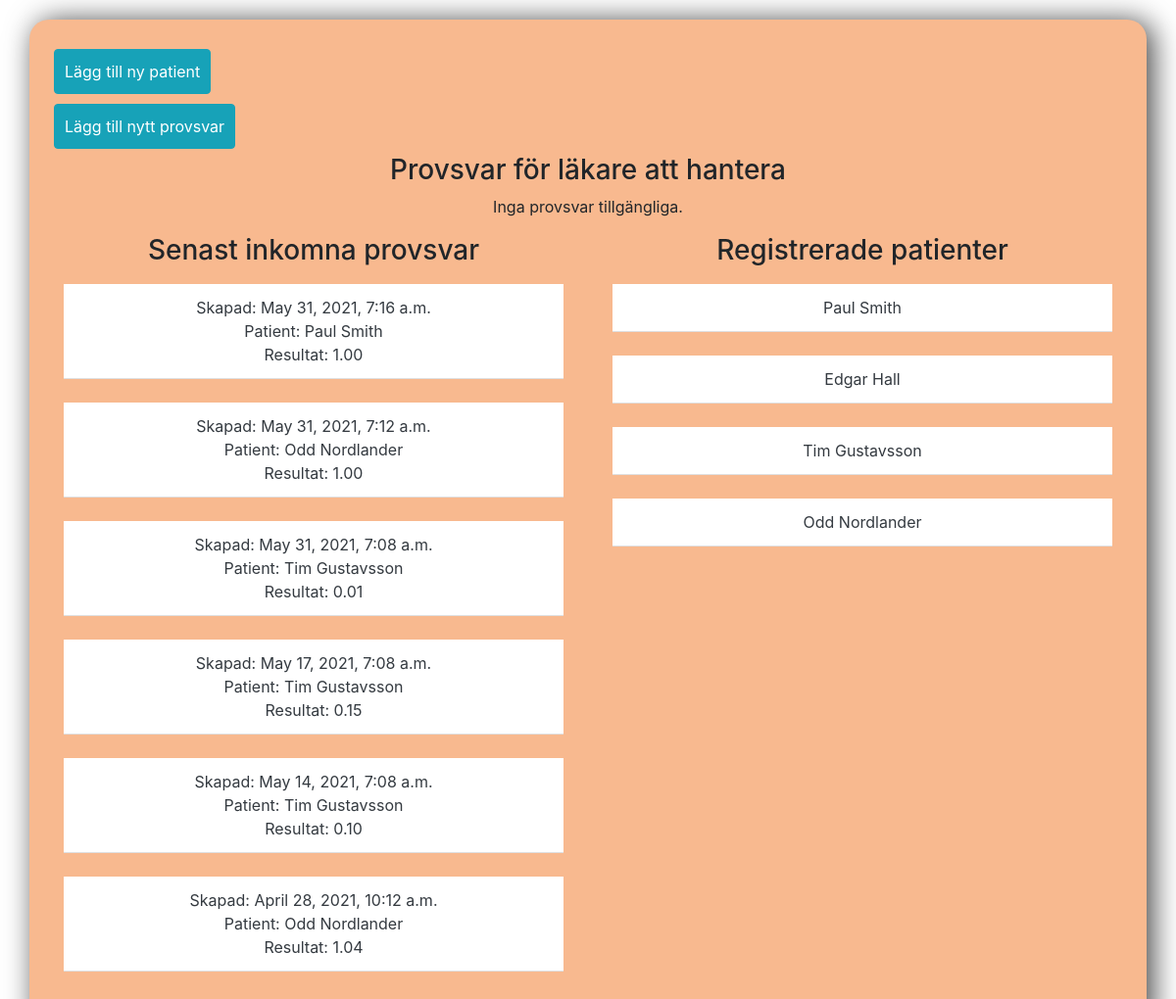
Before: / with the older database file.
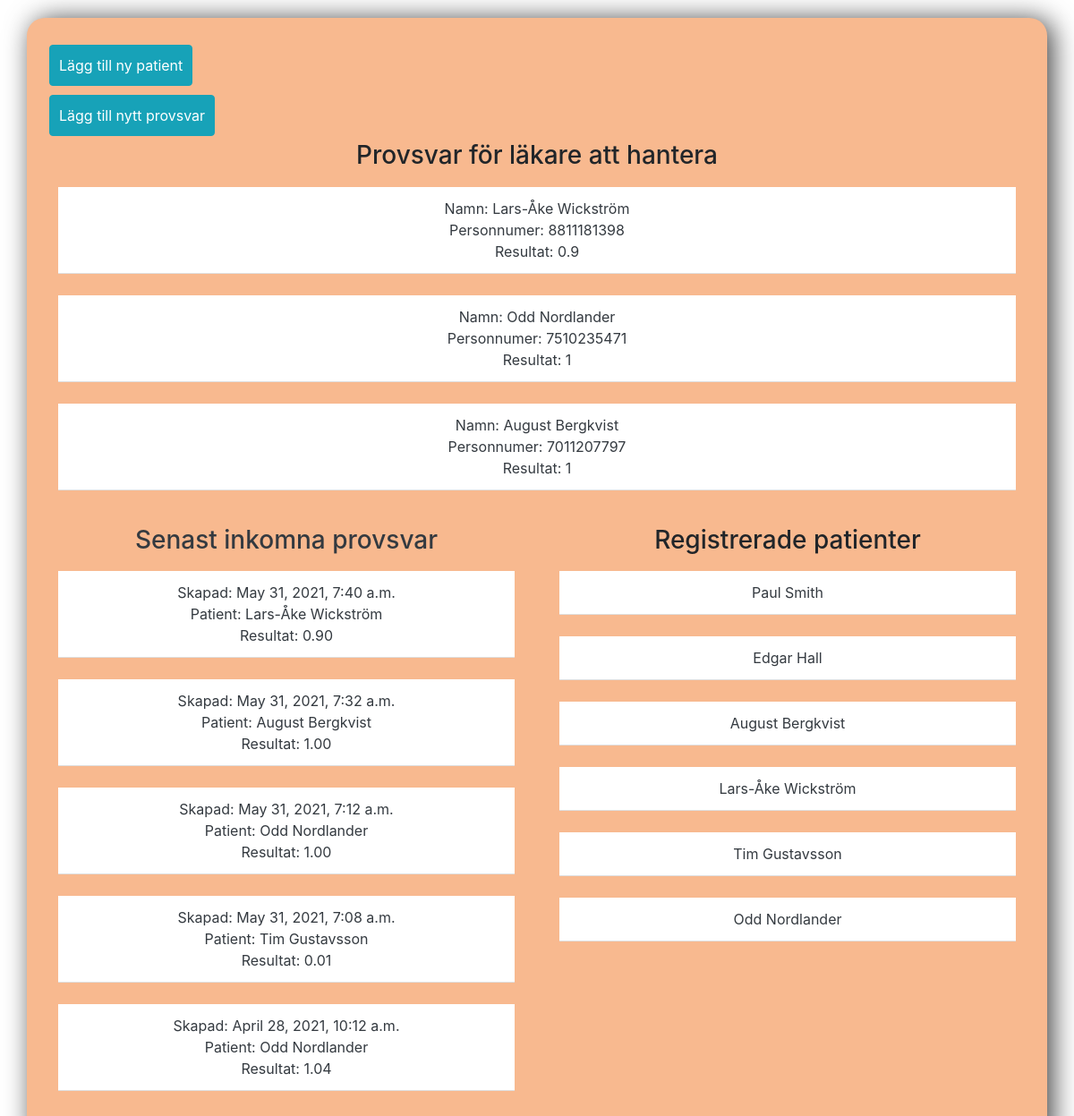
After: the same page with the newer database file.
### psa/models.py (models this page shows, shortened)
class Provsvar(models.Model):
	created = models.DateTimeField(auto_now_add=True)
	result = models.DecimalField(max_digits=5, decimal_places=2)
	done = models.CharField(max_length=100, default='False')
	ssn = models.ForeignKey(Patient, default='None', verbose_name="Kopplad patient", on_delete=models.SET_DEFAULT, validators=[validate_ssn, read_from_db])
	class Meta:
		verbose_name_plural = "Provsvar"

class Patient(models.Model):
	ssn = models.BigIntegerField(validators=[validate_ssn],primary_key=True, unique=True)
	namn = models.CharField(max_length=100)
	gata = models.CharField(max_length=50)
	postort = models.CharField(max_length=50)
	postnr = models.IntegerField(validators=[validate_postnr])
	mail = models.EmailField(max_length=50)
	operationsdatum = models.DateField()
	created = models.DateField(auto_now_add=True)
	kallelsedatum = models.DateField()
	class Meta:
		verbose_name_plural = "Patienter"
	def __str__(self):
		return self.namn

class Hantera(models.Model):
	ssn = models.BigIntegerField(validators=[validate_ssn],primary_key=True, unique=True)
	name = models.CharField(max_length=150)
	result = models.CharField(max_length=150)
	class Meta:
		verbose_name_plural = "Hantera"

### psa/views.py (the view)
# urls.py: path('', views.IndexView.as_view(), name='index'),
class IndexView(generic.ListView):
    template_name = 'psa/index.html'
    context_object_name = 'latest_provsvar_list'
    def get_context_data(self, **kwargs):
        context = super(IndexView, self).get_context_data(**kwargs)
        context.update({
            'latest_provsvar_list': Provsvar.objects.order_by('-created')[:10],
            'patient_list': Patient.objects.order_by('-created'),
            'hantera_list': Hantera.objects.order_by('-ssn'),
        })
        return context
    def get_queryset(self):
        return Patient.objects.all(), Hantera.objects.all()

### psa/templates/psa/index.html (shortened to what this page needs)
{% load static %}
<link rel="stylesheet" href="https://cdn.jsdelivr.net/npm/bootstrap@4.6.0/dist/css/bootstrap.min.css">
<div class="center-column">
    <div class="box">
        <div class = "menu">
            <a class="btn btn-info" href="{% url 'psa:add_patient' %}">Lägg till ny patient</a>
            <a class="btn btn-info" href="{% url 'psa:add_provsvar' %}">Lägg till nytt provsvar</a>
        </div>
        <div class="row-sm">
            <div class = list>
                <h3>Provsvar för läkare att hantera</h3>
                {% if hantera_list %}
                    <ul class="list-group list-group-flush">
                    {% for hantera in hantera_list %}
                        <li class="list-group-item"><a href="{% url 'psa:hantera_detail' hantera.pk %}" class="text-dark">Namn: {{ hantera.name }}</br>Personnumer: {{ hantera.ssn }}</br>Resultat: {{ hantera.result }}</li><br>
                    {% endfor %}
                    </ul>
                {% else %}
                    <p>Inga provsvar tillgängliga.</p>
                {% endif %}
            </div>
            </div>
        <div class="row">
            <div class="col-sm">
                <div class = list>
                    <h3>Senast inkomna provsvar</h3>
                    {% if latest_provsvar_list %}
                        <ul class="list-group list-group-flush">
                        {% for provsvar in latest_provsvar_list %}
                            <li class="list-group-item"><a href="{% url 'psa:provsvar_detail' provsvar.id %}" class="text-dark">Skapad: {{ provsvar.created }}</br>Patient: {{ provsvar.ssn }}</br>Resultat: {{ provsvar.result }}</br></a></li><br>
                        {% endfor %}
                        </ul>
                    {% else %}
                        <p>Inga provsvar tillgängliga.</p>
                    {% endif %}
                </div>
            </div>
            <div class="col-sm">
            <div class = list>
                <h3>Registrerade patienter</h3>
                {% if patient_list %}
                    <ul class="list-group list-group-flush">
                    {% for patient in patient_list %}
                    <li class="list-group-item"><a href="{% url 'psa:patient_detail' patient.pk %}" class="text-dark">{{ patient.namn }}</a></li><br/>
                    {% endfor %}
                    </ul>
                {% else %}
                    <p>Inga patienter tillgängliga.</p>
                {% endif %}
            </div>
            </div>
        </div>
    </div>
</div>

### psa/templates/psa/index.html (style rules this page uses)
.center-column { width:95%; height: 95%; height: auto; margin: 20px auto; padding:25px; background-color: rgb(248, 185, 143); border-radius: 20px; box-shadow: 6px 2px 30px 0px rgba(0, 0, 0, 0.75); }
.btn-info { margin: 5px auto; padding:10px; }
.col-sm { text-align: center; }
.row-sm { text-align: center; }
.list-group-flush { margin: 5px auto; padding:10px; }

Changed rows visible on the page:
removed Provsvar: created "May 31, 2021, 7:16 a.m.", ssn "Paul Smith", result "1.00"
removed Provsvar: created "May 17, 2021, 7:08 a.m.", ssn "Tim Gustavsson", result "0.15"
removed Provsvar: created "May 14, 2021, 7:08 a.m.", ssn "Tim Gustavsson", result "0.10"
added Hantera: name "Lars-Åke Wickström", ssn "8811181398", result "0.9"
added Hantera: name "Odd Nordlander", ssn "7510235471", result "1"
added Hantera: name "August Bergkvist", ssn "7011207797", result "1"
added Provsvar: created "May 31, 2021, 7:40 a.m.", ssn "Lars-Åke Wickström", result "0.90"
added Provsvar: created "May 31, 2021, 7:32 a.m.", ssn "August Bergkvist", result "1.00"
added Patient: namn "August Bergkvist"
added Patient: namn "Lars-Åke Wickström"
Other visible differences:
text no longer shown: "Inga provsvar tillgängliga."
